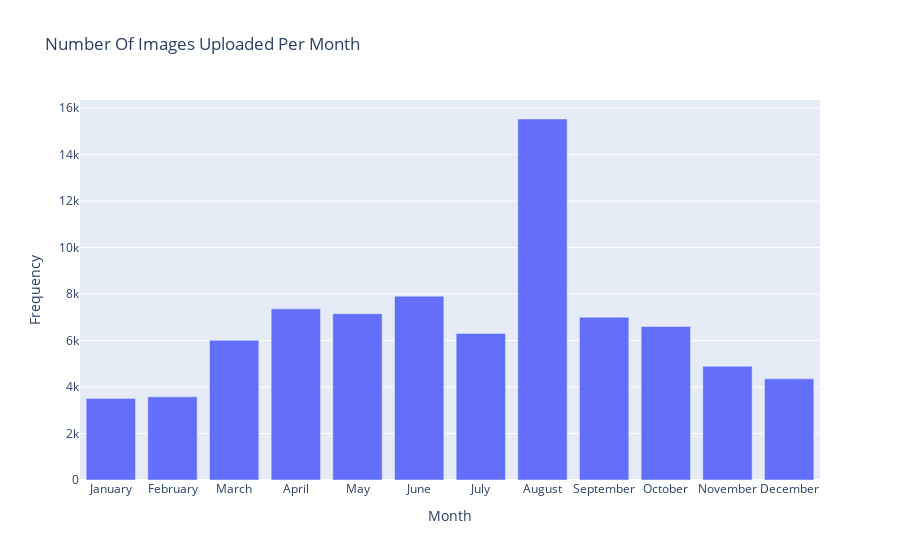

Source (notebook cell):
### Code cell
#Generate a bar chart showing how many images were uploaded each month
import pandas as pd
from plotly.subplots import make_subplots
import plotly.express as px
import plotly.graph_objs as go
import plotly.io as pio
from datetime import date
import calendar

#Data from database
data = pd.read_sql('SELECT date_taken, id FROM flickr_edin', engine)
monthsNum = []
ids = []

#Add days of week and ids into separate lists
for i in data.index:
    monthsNum.append(data.loc[i, 'date_taken'].month)
    ids.append(data.loc[i, 'id'])

#Create dataframe with days of week and ids
d = {'Month': monthsNum, 'Id': ids}
df = pd.DataFrame(d)
dfg = df.groupby('Month').count().reset_index()
dfg = dfg.rename(columns={"Id": "Frequency"})

for i in dfg.index + 1:
    dfg['Month'] = dfg['Month'].replace([i], calendar.month_name[i])
    
#Plot stucture
fig = px.bar(dfg,
             x='Month',
             y='Frequency',
             title='Number Of Images Uploaded Per Month',
             #color='Month',
             barmode='stack')

#Plot
fig.show()

### Figure 1 — Plotly figure (JSON) as saved in the notebook; plotly's stock layout.template omitted (floating-point values rounded to 4 significant figures)
{"data": [{"alignmentgroup": "True", "hovertemplate": "Month=%{x}<br>Frequency=%{y}<extra></extra>", "legendgroup": "", "marker": {"color": "#636efa", "pattern": {"shape": ""}}, "name": "", "offsetgroup": "", "orientation": "v", "showlegend": false, "textposition": "auto", "type": "bar", "x": ["January", "February", "March", "April", "May", "June", "July", "August", "September", "October", "November", "December"], "xaxis": "x", "y": [3511, 3578, 6011, 7366, 7158, 7908, 6309, 15534, 7005, 6608, 4895, 4354], "yaxis": "y"}], "layout": {"barmode": "stack", "legend": {"tracegroupgap": 0}, "title": {"text": "Number Of Images Uploaded Per Month"}, "xaxis": {"anchor": "y", "domain": [0, 1], "title": {"text": "Month"}}, "yaxis": {"anchor": "x", "domain": [0, 1], "title": {"text": "Frequency"}}}}
